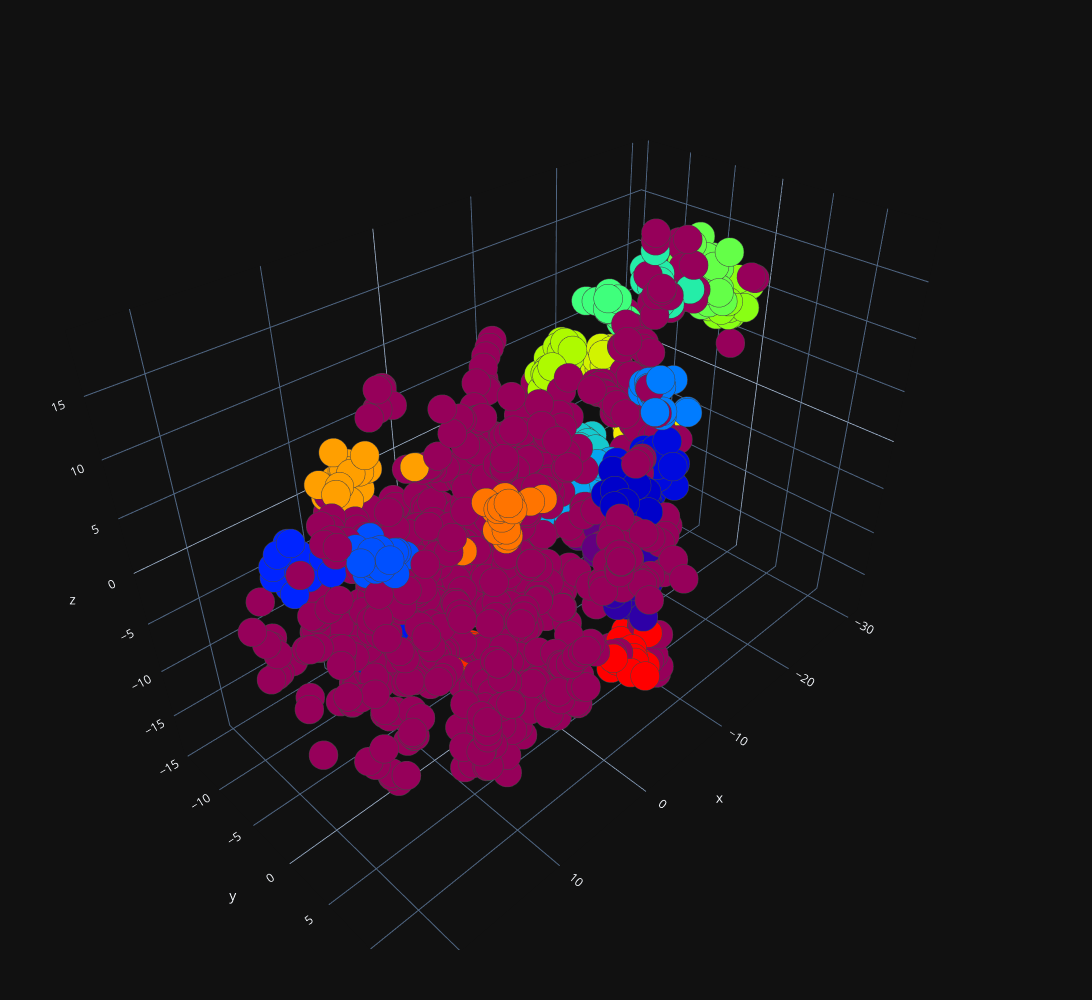

Here is the notebook cell this chart was saved with:
### Code cell
cf.plot_3d_clusters(tsne_data[:, 0],tsne_data[:, 1],tsne_data[:, 2],labels_opt)

### Figure 1 — Plotly figure (JSON) as saved in the notebook; plotly's stock layout.template omitted (floating-point values rounded to 4 significant figures; data arrays with more than 128 entries replaced by an {"elided": "..."} marker saying what was removed)
{"data": [{"marker": {"color": {"elided": "1273 int values"}, "colorscale": [[0, "rgb(150,0,90)"], [0.125, "rgb(0,0,200)"], [0.25, "rgb(0,25,255)"], [0.375, "rgb(0,152,255)"], [0.5, "rgb(44,255,150)"], [0.625, "rgb(151,255,0)"], [0.75, "rgb(255,234,0)"], [0.875, "rgb(255,111,0)"], [1, "rgb(255,0,0)"]], "line": {"width": 1}, "opacity": 1, "size": 10}, "mode": "markers", "type": "scatter3d", "x": {"elided": "1273 float values"}, "y": {"elided": "1273 float values"}, "z": {"elided": "1273 float values"}}], "layout": {"height": 1000, "margin": {"b": 50, "l": 50, "r": 50, "t": 50}, "width": 1800}}
